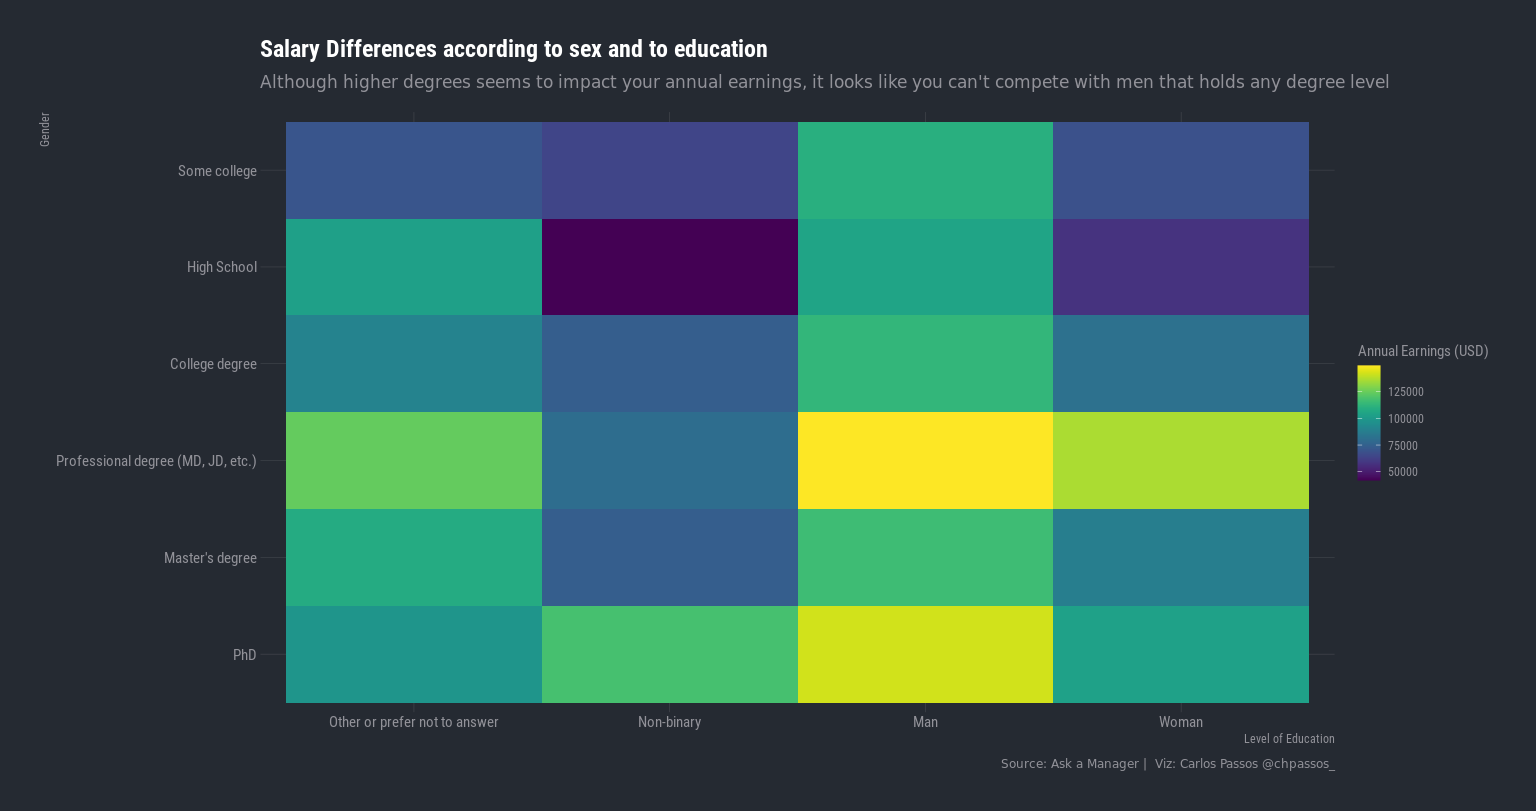

Reproduce this figure in R.
#TidyTuesday: Week 21
library(tidyverse)
library(RColorBrewer)
library(plotly)
library(hrbrthemes)
library(viridis)
library(htmlwidgets)

# Read data
survey <- readr::read_csv('https://raw.githubusercontent.com/rfordatascience/tidytuesday/master/data/2021/2021-05-18/survey.csv')

# Keeping USD currency
usd <- survey %>%
  filter(currency == "USD")

# Mean annual salary per education, per gender (without millionaires)
mean_annual_salary <- usd %>%
  group_by(highest_level_of_education_completed, gender) %>%
  mutate(gender=replace(gender, gender=="Prefer not to answer", "Other or prefer not to answer")) %>%
  filter(!is.na(gender)) %>%
  filter(annual_salary <= 1000000) %>% 
  summarise(mean_annual_sal = mean(annual_salary))

# More transformations on data
p1 <- mean_annual_salary %>%
  filter(!is.na(highest_level_of_education_completed)) %>%
  mutate(education = as.factor(highest_level_of_education_completed)) %>%
  mutate(education = fct_relevel(education,
                                 "PhD", "Master's degree", "Professional degree (MD, JD, etc.)",
                                 "College degree", "High School", "Some college")) %>%
  mutate(gender = as.factor(gender)) %>%
  mutate(gender = fct_relevel(gender, "Other or prefer not to answer", "Non-binary",
                              "Man", "Woman")) %>%
  ungroup() %>%
  select(gender, education, mean_annual_sal)


# Text for plotly
p1 <- p1 %>%
  mutate(text = paste0("Mean salary: ", gender, " with ", education, ": ", mean_annual_sal, " USD"))


# Viz ---
p <- ggplot(p1, aes(gender, education, fill = mean_annual_sal, text = text)) +
  geom_tile() +
  scale_fill_viridis(name = "Annual Earnings (USD)") +
  labs(x = "Level of Education",
       y = "Gender",
       caption = "Source: Ask a Manager |  Viz: Carlos Passos @chpassos_",
       title = "Salary Differences according to sex and to education",
       subtitle = "Although higher degrees seems to impact your annual earnings, it looks like you can't compete with men that holds any degree level") +
  theme(plot.title = element_text(size = 24, hjust = 0.5, margin = margin(t = 10, b = 15, r = 0, l = 0)),
        plot.subtitle = element_text(size = 14, hjust = 0.5, margin = margin(t = 10, b = 15, r = 0, l = 0)),
        ) +
  theme_ft_rc()
p
# Make it interactive
ggplotly(p, tooltip="text")
